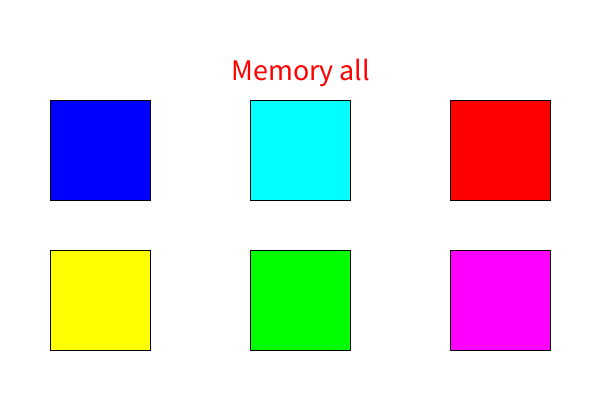
Frame 1 (no input)
Frame 60 (the mouse pressed at the canvas centre just before this capture): identical to frame 1, image omitted
Frame 120 (the mouse held since frame 60 and released just before this capture): identical to frame 1, image omitted

The Processing sketch that drew this single still picture (run headless with seeded random() and noise(); from frame 60 on, the mouse is pressed at the canvas centre):

// Processing sketch: memory1
// ── memory1.pde
class Tile {
  float x,y;
  color c;
  Tile(float x,float y,color c) {
    this.x = x;
    this.y = y;
    this.c = c;
  }
  void draw(color c) {
    if (c==0)
      fill(this.c);
    else
      fill(c); 
    rect(this.x,this.y,100,100);
  }
}

Tile[] tiles = new Tile[6];
color[] colors = {color(255,0,0),
          color(0,255,0),
          color(0,0,255),
          color(255,255,0),
          color(0,255,255),
          color(255,0,255)};

void setup() {
  size(600,400);
  for (int i=1; i<6; i++) {
    int n = int(random(i+1));
    color temp = colors[i];
    colors[i] = colors[n];
    colors[n] = temp;
  }
  for (int i=0; i<6; i++) {
    tiles[i] = new Tile(50+i%3*200,100+i/3*150,colors[i]);
  }
}

void draw() {
  background(255);
  for (Tile t : tiles)
    t.draw(0);

  textAlign(CENTER);
  textSize(30);
  fill(255,0,0);
  text("Memory all",width/2,80);
}
